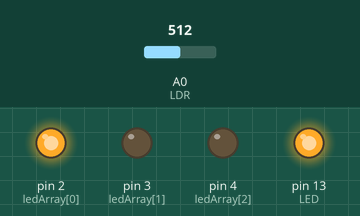
This sketch was run on a simulated Arduino Uno, built with avr-gcc and run on an emulated ATmega328P. Shown: output pins drawn as LEDs (lit = HIGH). Inputs (shaded band) come from the test bench; at power-on: A0 (LDR) = 512. What the sketch prints to the serial monitor is not drawn.

Above: at 17.83 s.
At 18.28 s:
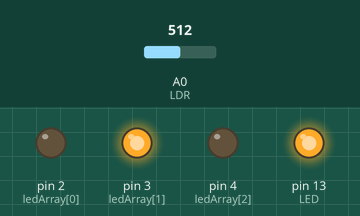
At 18.95 s:
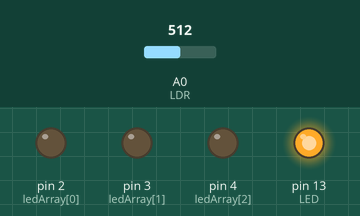
At 20.08 s:
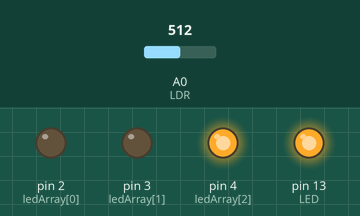
Timing chart, 0 to 20.8 s (numbered marks = the images above):
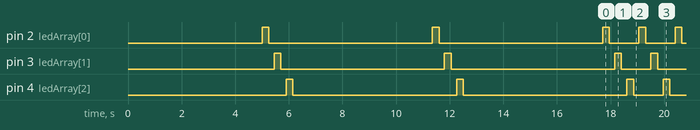

Measured:
- by itself, pin 2 (ledArray[0]): goes LOW 6.1 s, HIGH 0.25 s, LOW 6.1 s, 16 × (HIGH 0.25 s, LOW 1.1 s), HIGH 0.25 s, then LOW
- by itself, pin 3 (ledArray[1]): goes LOW 6.1 s, HIGH 0.25 s, LOW 6.1 s, 16 × (HIGH 0.25 s, LOW 1.1 s), then HIGH
- by itself, pin 4 (ledArray[2]): goes LOW 6.1 s, HIGH 0.25 s, LOW 6.1 s, 15 × (HIGH 0.25 s, LOW 1.1 s), HIGH 0.25 s, then LOW

The sketch:

Colour_sensor_w10studio.ino
```cpp
// Define time delay before the next RGB colour turns ON to allow LDR to stabilize
#define RGBWait 200 //in milliseconds

// Define time delay before taking another LDR reading
#define LDRWait 10 //in milliseconds

#define LDR 0   //LDR sensor pin at A0
#define LED 13  //Check Indicator to signal Calibration Completed

// Define colour sensor LED pins
int ledArray[] = {2,3,4};

//placeholders for colour detected
int red = 0;
int green = 0;
int blue = 0;

//floats to hold colour arrays
float colourArray[] = {0,0,0};
float whiteArray[] = {0,0,0};
float blackArray[] = {0,0,0};
float greyDiff[] = {0,0,0};

char colourStr[3][5] = {"R = ", "G = ", "B = "};

void setup(){
  //setup the outputs for the colour sensor
  for(int c = 0;c<=2;c++){
    pinMode(ledArray[c],OUTPUT);
  }
  pinMode(LED,OUTPUT);   //Check Indicator -- OFF during Calibration

  //begin serial communication
  Serial.begin(9600);

  setBalance();  //calibration
  digitalWrite(LED, HIGH); //Check Indicator -- ON after Calibration
}

void loop(){
//turn on one colour at a time and LDR reads 5 times
  for(int c = 0;c<=2;c++){
    Serial.print(colourStr[c]);
    digitalWrite(ledArray[c],HIGH); //turn ON the LED, red, green or blue, one colour at a time.
    delay(RGBWait);
//get the average of 5 consecutive readings for the current colour and return an average
    colourArray[c] = getAvgReading(5);
//the average reading returned minus the lowest value divided by the maximum possible range, multiplied by 255 will give a value between 0-255, representing the value for the current reflectivity (i.e. the colour LDR is exposed to)
    colourArray[c] = (colourArray[c] - blackArray[c])/(greyDiff[c])*255;
    digitalWrite(ledArray[c],LOW);  //turn off the current LED colour
    delay(RGBWait);
    Serial.println(int(colourArray[c])); //show the value for the current colour LED, which corresponds to either the R, G or B of the RGB code
  }
}


void setBalance(){
//set white balance
  Serial.println("Put White Sample For Calibration ...");
  delay(5000);           //delay for five seconds for getting sample ready
  digitalWrite(LED,LOW); //Check Indicator OFF during Calibration
//scan the white sample.
//go through one colour at a time, set the maximum reading for each colour -- red, green and blue to the white array
  for(int i = 0;i<=2;i++){
     digitalWrite(ledArray[i],HIGH);
     delay(RGBWait);
     whiteArray[i] = getAvgReading(5);         //scan 5 times and return the average,
     digitalWrite(ledArray[i],LOW);
     delay(RGBWait);
  }
//done scanning white, time for the black sample.
//set black balance
  Serial.println("Put Black Sample For Calibration ...");
  delay(5000);     //delay for five seconds for getting sample ready
//go through one colour at a time, set the minimum reading for red, green and blue to the black array
  for(int i = 0;i<=2;i++){
     digitalWrite(ledArray[i],HIGH);
     delay(RGBWait);
     blackArray[i] = getAvgReading(5);
     digitalWrite(ledArray[i],LOW);
     delay(RGBWait);
//the differnce between the maximum and the minimum gives the range
     greyDiff[i] = whiteArray[i] - blackArray[i];
  }

//delay another 5 seconds for getting ready colour objects
  Serial.println("Colour Sensor Is Ready.");
  delay(5000);
  }


int getAvgReading(int times){
//find the average reading for the requested number of times of scanning LDR
  int reading;
  int total =0;
//take the reading as many times as requested and add them up
  for(int i = 0;i < times;i++){
     reading = analogRead(LDR);
     total = reading + total;
     delay(LDRWait);
  }
//calculate the average and return it
  return total/times;
}
```
